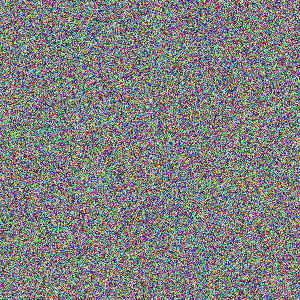
#> input picture examples/DCT알고리즘.png, 300 x 300 px
$ python -i statistical_analyzer.py   (imports and definitions only)
#> lines starting #> are read from the running program, lines starting #| are printed output that depends on the picture
"""
Statistical Analysis Algorithm
Detects steganography using statistical tests and image quality metrics
"""

import numpy as np
from PIL import Image
from typing import Dict, Any, List, Tuple
import math
from scipy import ndimage
from skimage.filters import sobel

class StatisticalAnalyzer:
    """Statistical steganography detection using multiple statistical tests"""

    def __init__(self):
        self.noise_threshold = 0.15
        self.symmetry_threshold = 0.3
        self.regularity_threshold = 25.0

    def analyze(self, file_path: str) -> Dict[str, Any]:
        """Perform statistical analysis on image file"""
#> called with file_path = '../examples/DCT알고리즘.png'
        try:
            with Image.open(file_path) as img:
                # Convert to RGB if necessary
#> img is the input picture: PIL image 300x300 RGB; mean R, G, B 127.4, 128.2, 127.4
                if img.mode != 'RGB':
                    img = img.convert('RGB')

                img_array = np.array(img)
                height, width, channels = img_array.shape
#> height = 300; width = 300; channels = 3

                # Perform multiple statistical tests
                tests_results = []
                suspicious_indicators = 0

                # Test 1: Noise analysis
                noise_score = self._analyze_noise_patterns(img_array)
                noise_suspicious = noise_score > self.noise_threshold
                if noise_suspicious:
                    suspicious_indicators += 1

                tests_results.append({
                    'test': 'Noise Pattern Analysis',
                    'score': noise_score,
                    'threshold': self.noise_threshold,
                    'suspicious': noise_suspicious
                })

                # Test 2: Histogram symmetry
                symmetry_score = self._analyze_histogram_symmetry(img_array)
                symmetry_suspicious = symmetry_score > self.symmetry_threshold
                if symmetry_suspicious:
                    suspicious_indicators += 1

                tests_results.append({
                    'test': 'Histogram Symmetry',
                    'score': symmetry_score,
                    'threshold': self.symmetry_threshold,
                    'suspicious': symmetry_suspicious
                })

                # Test 3: Image regularity
                regularity_score = self._analyze_image_regularity(img_array)
                regularity_suspicious = regularity_score > self.regularity_threshold
                if regularity_suspicious:
                    suspicious_indicators += 1

                tests_results.append({
                    'test': 'Image Regularity',
                    'score': regularity_score,
                    'threshold': self.regularity_threshold,
                    'suspicious': regularity_suspicious
                })

                # Test 4: Pixel correlation analysis
                correlation_score = self._analyze_pixel_correlation(img_array)
                correlation_suspicious = correlation_score < 0.7  # Low correlation is suspicious
                if correlation_suspicious:
                    suspicious_indicators += 1

                tests_results.append({
                    'test': 'Pixel Correlation',
                    'score': correlation_score,
                    'threshold': 0.7,
                    'suspicious': correlation_suspicious
                })

                # Test 5: Edge detection analysis
                edge_score = self._analyze_edge_patterns(img_array)
                edge_suspicious = edge_score > 0.25
                if edge_suspicious:
                    suspicious_indicators += 1

                tests_results.append({
                    'test': 'Edge Pattern Analysis',
                    'score': edge_score,
                    'threshold': 0.25,
                    'suspicious': edge_suspicious
                })

                # Calculate overall confidence
                total_tests = len(tests_results)
                confidence = min(95.0, (suspicious_indicators / total_tests) * 100.0)

                # Generate verdict
                if suspicious_indicators >= 3:
                    status = 'found'
                    message = f'Statistical anomalies detected in {suspicious_indicators}/{total_tests} tests'

                    # Estimate hidden data size
                    estimated_size = self._estimate_hidden_data_size(img_array, suspicious_indicators)

                    return {
                        'status': status,
                        'confidence': confidence,
                        'message': message,
                        'data': {
                            'type': 'binary_data',
                            'size_bytes': estimated_size,
                            'suspicious_tests': suspicious_indicators,
                            'total_tests': total_tests
                        },
                        'details': tests_results
                    }

                elif suspicious_indicators >= 1:
                    return {
                        'status': 'weak',
                        'confidence': confidence,
                        'message': f'Weak statistical signals in {suspicious_indicators}/{total_tests} tests',
                        'details': tests_results
                    }

                else:
                    return {
                        'status': 'none',
                        'confidence': 0.0,
                        'message': 'No statistical anomalies detected',
                        'details': tests_results
                    }

        except Exception as e:
            return {
                'status': 'error',
                'error': f'Statistical analysis failed: {str(e)}'
            }

    def _analyze_noise_patterns(self, img_array: np.ndarray) -> float:
        """Analyze noise patterns that might indicate steganography"""
        try:
            # Convert to grayscale for noise analysis
            if len(img_array.shape) == 3:
                gray = np.mean(img_array, axis=2)
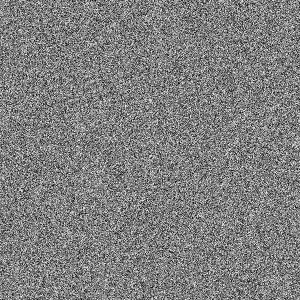
#> gray: shape (300, 300) float64; min 3.67, max 251, mean 127.6
            else:
                gray = img_array

            # Apply Gaussian filter to get smooth version
            smooth = ndimage.gaussian_filter(gray, sigma=1.0)
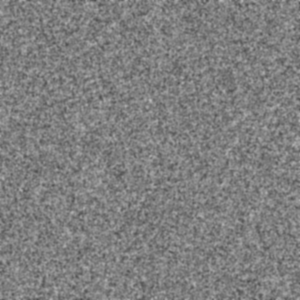
#> smooth: shape (300, 300) float64; min 80.17, max 186.5, mean 127.6

            # Calculate noise as difference between original and smooth
            noise = np.abs(gray - smooth)
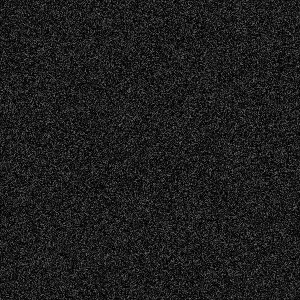
#> noise: shape (300, 300) float64; min 0.000484, max 124, mean 30.2

            # Calculate noise statistics
            noise_std = np.std(noise)
#> noise_std = 21.92
            noise_mean = np.mean(noise)
#> noise_mean = 30.2

            # High noise with low variance indicates regular noise patterns (suspicious)
            if noise_mean > 0:
                noise_regularity = noise_std / noise_mean
#> noise_regularity = 0.726
#> in analyze, `noise_score = self._analyze_noise_patterns(img_array)`: noise_score = 0.516
#> in analyze, `noise_suspicious = noise_score > self.noise_threshold`: noise_suspicious = True
            else:
                noise_regularity = 0

            # Low regularity (high noise_std relative to mean) is suspicious
            if noise_regularity < 1.5:
                return min(1.0, (1.5 - noise_regularity) / 1.5)
            else:
                return 0.0

        except Exception:
            return 0.0

    def _analyze_histogram_symmetry(self, img_array: np.ndarray) -> float:
        """Analyze histogram for asymmetric patterns"""
        try:
            total_asymmetry = 0.0
            channels = img_array.shape[2] if len(img_array.shape) == 3 else 1
#> channels = 3

            for c in range(channels):
                if channels > 1:
                    channel_data = img_array[:, :, c]
                else:
                    channel_data = img_array

                # Calculate histogram
                hist, _ = np.histogram(channel_data.flatten(), bins=256, range=(0, 256))

                # Calculate asymmetry by comparing left and right halves
                left_half = hist[:128]
                right_half = hist[128:][::-1]  # Reverse for symmetry check

                # Pad shorter half if necessary
                min_len = min(len(left_half), len(right_half))
                left_half = left_half[:min_len]
                right_half = right_half[:min_len]

                # Calculate asymmetry score
                if np.sum(left_half) + np.sum(right_half) > 0:
                    diff = np.abs(left_half - right_half)
                    asymmetry = np.sum(diff) / (np.sum(left_half) + np.sum(right_half))
                    total_asymmetry += asymmetry
#> this loop made 3 passes
#> (asymmetry, total_asymmetry) on passes 1 to 3: (0.0306, 0.0306), (0.0288, 0.0594), (0.0261, 0.0855)
#> pass 1, in _analyze_histogram_symmetry, `channel_data = img_array[:, :, c]`:
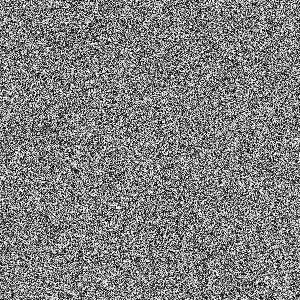
#> channel_data: shape (300, 300); min 0, max 255, mean 127.4
#> pass 2, in _analyze_histogram_symmetry, `channel_data = img_array[:, :, c]`:
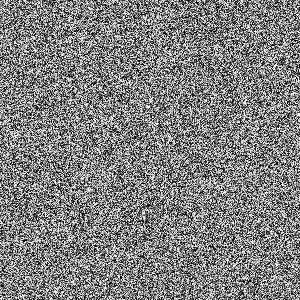
#> channel_data: shape (300, 300); min 0, max 255, mean 128.2
#> pass 3, in _analyze_histogram_symmetry, `channel_data = img_array[:, :, c]`:
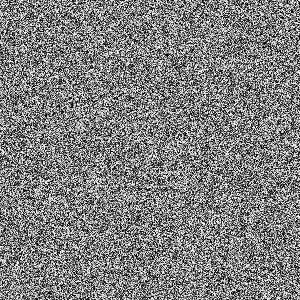
#> channel_data: shape (300, 300); min 0, max 255, mean 127.4
#> after the loop, total_asymmetry = 0.0855
#> in analyze, `symmetry_score = self._analyze_histogram_symmetry(img_array)`: symmetry_score = 0.0285
#> in analyze, `symmetry_suspicious = symmetry_score > self.symmetry_threshold`: symmetry_suspicious = False

            return total_asymmetry / channels if channels > 0 else 0.0

        except Exception:
            return 0.0

    def _analyze_image_regularity(self, img_array: np.ndarray) -> float:
        """Analyze image for artificial regularity patterns"""
        try:
            # Convert to grayscale
            if len(img_array.shape) == 3:
                gray = np.mean(img_array, axis=2)
            else:
                gray = img_array

            # Calculate local standard deviations using sliding window
            height, width = gray.shape
#> height = 300; width = 300
            window_size = 8
            local_stds = []

            for y in range(0, height - window_size + 1, window_size):
                for x in range(0, width - window_size + 1, window_size):
                    window = gray[y:y+window_size, x:x+window_size]
                    local_stds.append(np.std(window))
#> after the loop, local_stds = 1369 values, max 53.58 at index 30, min 29.67 at index 816, mean 42.32

            if not local_stds:
                return 0.0

            # Calculate regularity - very uniform local variations are suspicious
            std_of_stds = np.std(local_stds)
#> std_of_stds = 3.52
            mean_of_stds = np.mean(local_stds)
#> mean_of_stds = 42.32

            if mean_of_stds > 0:
                regularity_score = (1.0 - (std_of_stds / mean_of_stds)) * 100
#> regularity_score = 91.68
#> in analyze, `regularity_suspicious = regularity_score > self.regularity_threshold`: regularity_suspicious = True
                return max(0.0, regularity_score)
            else:
                return 0.0

        except Exception:
            return 0.0

    def _analyze_pixel_correlation(self, img_array: np.ndarray) -> float:
        """Analyze correlation between adjacent pixels"""
        try:
            if len(img_array.shape) == 3:
                # Average correlation across all channels
                total_correlation = 0.0
                channels = img_array.shape[2]
#> channels = 3

                for c in range(channels):
                    channel_data = img_array[:, :, c].flatten()

                    # Calculate correlation with horizontally adjacent pixels
                    h_pixels = img_array[:, :-1, c].flatten()
                    h_adjacent = img_array[:, 1:, c].flatten()

                    if len(h_pixels) > 1 and len(h_adjacent) > 1:
                        h_corr = np.corrcoef(h_pixels, h_adjacent)[0, 1]
                        if not np.isnan(h_corr):
                            total_correlation += abs(h_corr)
#> this loop made 3 passes
#> (h_corr, total_correlation) on passes 1 to 3: (0.0011, 0.0011), (-0.00173, 0.00283), (0.00286, 0.00569)
#> after the loop, total_correlation = 0.00569
#> in analyze, `correlation_score = self._analyze_pixel_correlation(img_array)`: correlation_score = 0.0019
#> in analyze, `correlation_suspicious = correlation_score < 0.7`: correlation_suspicious = True

                return total_correlation / channels if channels > 0 else 0.0

            else:
                # Single channel
                h_pixels = img_array[:, :-1].flatten()
                h_adjacent = img_array[:, 1:].flatten()

                if len(h_pixels) > 1 and len(h_adjacent) > 1:
                    corr = np.corrcoef(h_pixels, h_adjacent)[0, 1]
                    return abs(corr) if not np.isnan(corr) else 0.0
                else:
                    return 0.0

        except Exception:
            return 0.0

    def _analyze_edge_patterns(self, img_array: np.ndarray) -> float:
        """Analyze edge patterns for artificial regularities"""
        try:
            # Convert to grayscale
            if len(img_array.shape) == 3:
                gray = np.mean(img_array, axis=2)
            else:
                gray = img_array

            # Apply edge detection
            edges = sobel(gray / 255.0)  # Normalize to 0-1 range
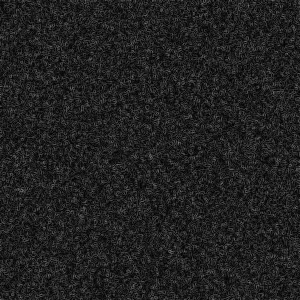
#> edges: shape (300, 300) float64; min 3.93e-17, max 0.464, mean 0.129

            # Calculate edge statistics
            edge_mean = np.mean(edges)
#> edge_mean = 0.129
            edge_std = np.std(edges)
#> edge_std = 0.0668

            # Very uniform edge distribution can indicate steganography
            if edge_mean > 0:
                edge_regularity = edge_std / edge_mean
#> edge_regularity = 0.516
#> in analyze, `edge_score = self._analyze_edge_patterns(img_array)`: edge_score = 0.742
#> in analyze, `edge_suspicious = edge_score > 0.25`: edge_suspicious = True
#> in analyze, `total_tests = len(tests_results)`: total_tests = 5
#> in analyze, `confidence = min(95.0, (suspicious_indicators / total_tests) * 100.0)`: confidence = 80
                # Low regularity (uniform edges) is suspicious
                return max(0.0, (1.0 - min(1.0, edge_regularity / 2.0)))
            else:
                return 0.0

        except Exception:
            return 0.0

    def _estimate_hidden_data_size(self, img_array: np.ndarray, suspicious_indicators: int) -> int:
        """Estimate hidden data size based on statistical anomalies"""
#> called with suspicious_indicators = 4
        try:
            height, width = img_array.shape[:2]
#> height = 300; width = 300
            total_pixels = height * width
#> total_pixels = 90000

            # Conservative estimate based on suspicious indicators
            capacity_ratio = suspicious_indicators / 10.0  # 10% per indicator
            estimated_bits = int(total_pixels * capacity_ratio)
#> estimated_bits = 36000
            estimated_bytes = max(1, estimated_bits // 8)
#> estimated_bytes = 4500

            return estimated_bytes

        except Exception:
            return 1

>>> result = StatisticalAnalyzer().analyze('../examples/DCT알고리즘.png')
#> result = 5 items
